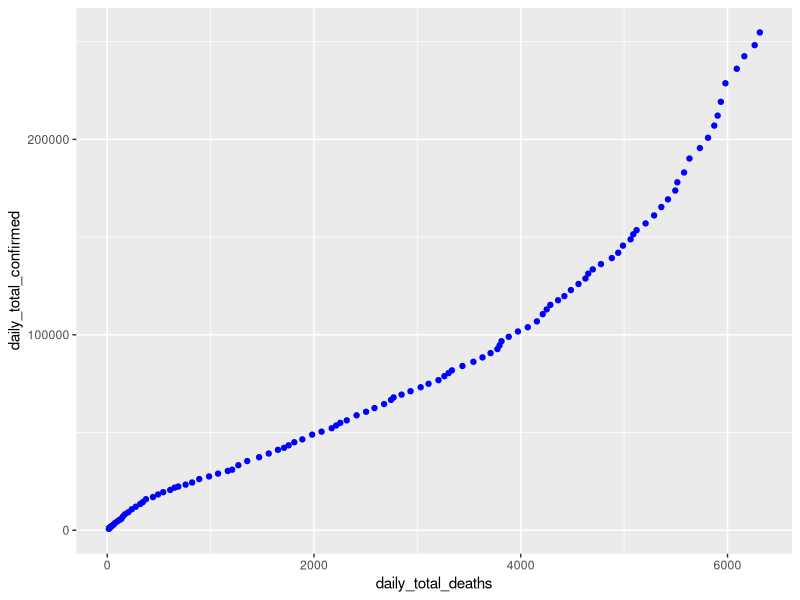
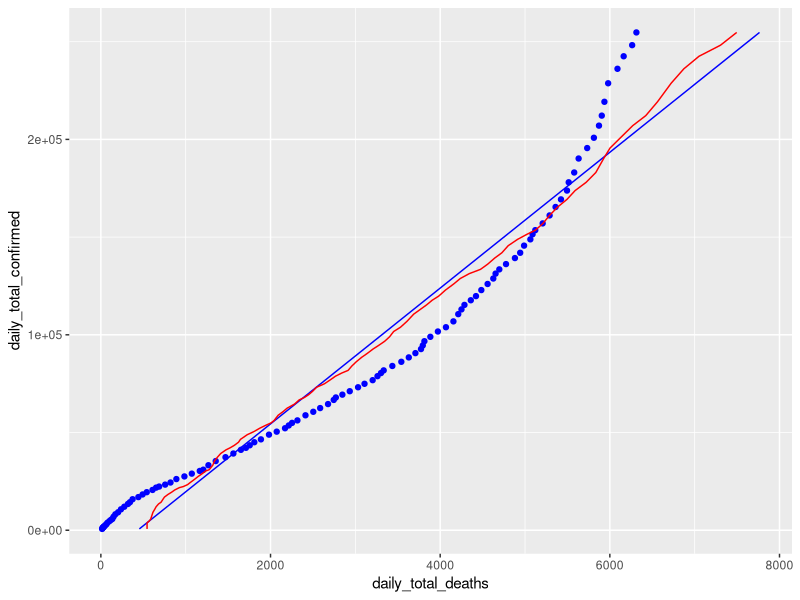
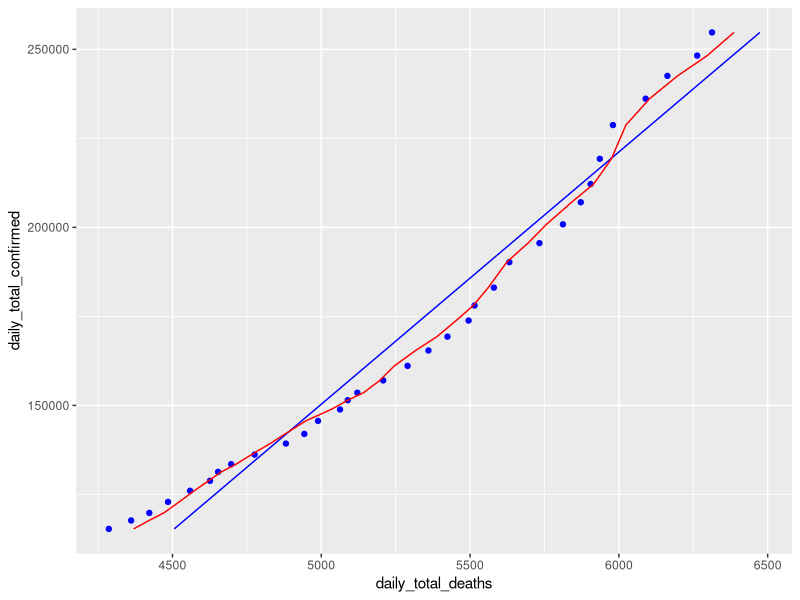
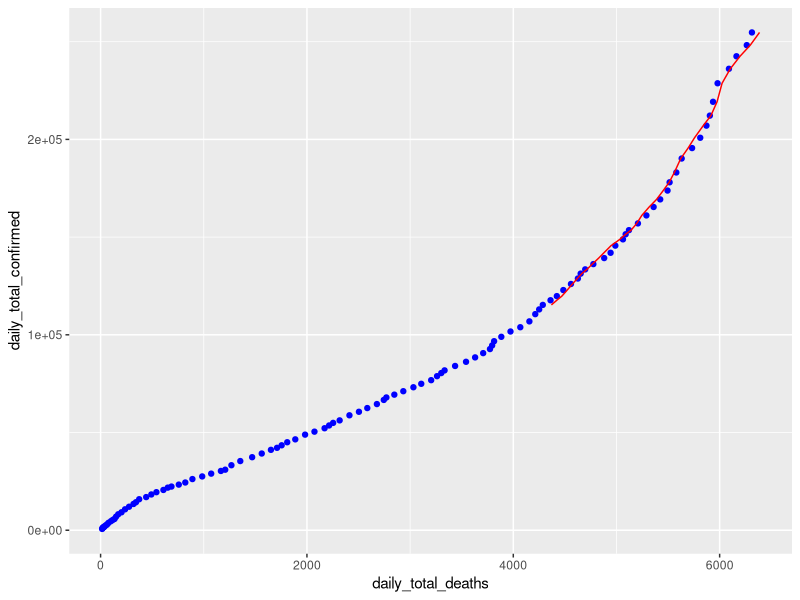

Generate these figures, in order, with R:
library(ggplot2)

build_offset_columns <- function(input_df,target_col,range_vector){
  
  ### Unlist the Target column to get a vector. Otherwise we spin our wheels in a df
  process_col <- unlist(input_df[target_col])
  
  #### Build a series of columns that offset the values of the target_col by the range vector
  for (offset_count in 1:length(range_vector))
  {
    offset_value <- range_vector[offset_count]
    i <- 0
    offset_col <- sapply(process_col,function(x){
      i <<- i + 1
      ### Return nothing for first 21 days
      if (i <= offset_value) { return(0) }
      return(process_col[i-offset_value])
      
    },simplify="array")
    
    thisColName <- paste("offset_",offset_value,sep="")
    
    input_df <- cbind(input_df,offset_col)
    
    colnames(input_df)[length(colnames(input_df))] <- thisColName
    
    
  }### END each vector elements
  
  return(input_df)  
  
}### END build_minus_column


## Set the working directory to the root of your DSC 520 directory
setwd("C:\\Users\\newcomb\\DSCProjects\\DSC\\covid")
#setwd("L:\\stonk\\projects\\DSC\\DSC\\covid")

### Read CSV 

#ca_hospital_df <- read.csv("final_CA_Hospital.csv")
ca_covid_df <- read.csv("final_CA_Confirmed.csv")
#ca_population_df <- read.csv("final_CA_county_population.csv")
#ca_demo_df <- read.csv("Final_CA_Race_Demographic.csv")

### strip first column which duplicates row Index.It's a write.CSV thing
#ca_hospital_df   <- ca_hospital_df[,2:length(ca_hospital_df)]
ca_covid_df      <- ca_covid_df[,2:length(ca_covid_df)]
#ca_population_df <- ca_population_df[,2:length(ca_population_df)]
#ca_demo_df       <- ca_hospital_df[,2:length(ca_demo_df)]

#tail(ca_hospital_df)
#tail(ca_covid_df)
#tail(ca_population_df)
#tail(ca_demo_df)

### Split counties into separate groups counties > 2% and less than
#counties_by_size_index <- order(ca_population_df$population,decreasing = TRUE)
#counties_biggest_index <- counties_by_size_index[1:12] 
#counties_smallest_index <-counties_by_size_index[13:length(counties_by_size_index)] 

### Get Names of Biggest counties by population
#counties_biggest_names <- sapply(counties_biggest_index, function(x){
#  return(ca_population_df$county[x])
#},simplify = "array")
#counties_biggest_names

### Get Names of Smallest counties by population
#counties_smallest_names <- sapply(counties_smallest_index, function(x){
#  return(ca_population_df$county[x])
#},simplify = "array")
#counties_smallest_names

## Fit a linear model between confirmed and deaths
covid_base_lm <-  lm(totalcountdeaths ~ totalcountconfirmed, data=ca_covid_df)

## View the summary of your model using `summary()`
summary(covid_base_lm)
sqrt(.9753)

### Raw plot prediction of confirmed vs deaths
## Creating predictions using `predict()`
#covid_base_predict_df <- data.frame(totalcountdeaths = predict(covid_base_lm, newdata=ca_covid_df), totalcountconfirmed=ca_covid_df$totalcountconfirmed)

############################################################
### build statewide Numbers - daily_covid_df
############################################################

#### Crunch the data frame to daily sums
covid_dates <- unique(ca_covid_df$date)

### build statewide confirmed numbers
daily_total_confirmed <- sapply(covid_dates,function(x){
  ### Build data frame for each date
  this_df <- (ca_covid_df [which(ca_covid_df$date == x),])
  ### Sum confirmed for daily total
  return(sum(this_df$totalcountconfirmed) )
},simplify="array")

daily_total_deaths <- sapply(covid_dates,function(x){
  this_df <- (ca_covid_df [which(ca_covid_df$date == x),])
  ### Sum deaths for daily total
  return(sum(this_df$totalcountdeaths) )
},simplify="array")

#### Assign friendly date column name
date <- covid_dates

#### Build summarized totals by date
daily_covid_df <- data.frame(date,daily_total_confirmed,daily_total_deaths)

#############################################################
### Correlation
#############################################################
ggplot(data = daily_covid_df, aes(y = daily_total_confirmed, x = daily_total_deaths)) + geom_point(color='blue') +
  scale_y_continuous(labels = function(x) format(x, scientific = FALSE))

cor(daily_covid_df$daily_total_confirmed,daily_covid_df$daily_total_deaths)


############################################################
### build confirmed offset columns from 1 to 21
############################################################
daily_covid_df
offset_daily_df <- build_offset_columns(daily_covid_df,"daily_total_confirmed",1:21)

### Correlate Daily Total row
### Looking for column with highest correlation value
### Looks like offset_9 
cor(offset_daily_df[2:length(colnames(offset_daily_df))])[2,]


############################################################
############################################################
############################################################
### Modeling:
### Build Linear Models here
############################################################
############################################################
############################################################

### Base Model comparing confirmed and deaths on the same day. There is a lag between the two
### Predicting: Deaths based on confirmed
state_CD_base_lm <-  lm(daily_total_deaths ~ daily_total_confirmed, data=offset_daily_df)


### Created Prediction data frame using the base model
### Build prediction based on Model
### State Confirmed/Deaths - state_CD_base_predict_df
state_CD_base_predict_df <- data.frame(
  daily_total_deaths = predict(state_CD_base_lm, 
                               newdata=offset_daily_df), 
  daily_total_confirmed=offset_daily_df$daily_total_confirmed)

### Analyze Base mode
## View the summary of your model using `summary()`
summary(state_CD_base_lm)
sqrt(.9467) ## R=.9729851

#### Get residuals from prediction
base_residual <- offset_daily_df$daily_total_deaths - state_CD_base_predict_df$daily_total_deaths
### Base Error
base_residual <- sum(base_residual^2)

### Build Model off of offset_9. This offset had the highest correlation value between confirmed and deaths.
state_CD_offset_9_lm <-  lm(daily_total_deaths ~ offset_9, data=offset_daily_df)

### Created Prediction data frame using offset_15
### Build prediction based on Model
state_CD_offset_9_predict_df <- data.frame(
  daily_total_deaths = predict(state_CD_offset_9_lm, 
                               newdata=offset_daily_df), 
  daily_total_confirmed=offset_daily_df$daily_total_confirmed)

### Analyze Offset_9
## View the summary of your model using `summary()`
summary(state_CD_offset_9_lm)
sqrt(.9619) ## R=0.980765

#### Get residuals from prediction - Subtract Death data from death prediction
offset_9_residual <- offset_daily_df$daily_total_deaths - state_CD_offset_9_predict_df$daily_total_deaths
### Base Error
offset_9_residual <- sum(offset_9_residual^2)

offset_9_residual


### Build Model off of offset_15. The given time from infection to death is 21 days. 5 days from infection to symptom.
### Assume quick testing, and 3 days turn around. Which is pretty optimistic but a good starting place
state_CD_offset_15_lm <-  lm(daily_total_deaths ~ offset_15, data=offset_daily_df)

### Created Prediction data frame using offset_15
### Build prediction based on Model
state_CD_offset_15_predict_df <- data.frame(
  daily_total_deaths = predict(state_CD_offset_15_lm, 
                               newdata=offset_daily_df), 
  daily_total_confirmed=offset_daily_df$daily_total_confirmed)


### Analyze Offset_15
## View the summary of your model using `summary()`
summary(state_CD_offset_15_lm)
sqrt(.9564) ## R=0.9779571

#### Get residuals from prediction - Subtract Death data from death prediction
offset_15_residual <- offset_daily_df$daily_total_deaths - state_CD_offset_15_predict_df$daily_total_deaths
### Base Error
offset_15_residual <- sum(offset_15_residual^2)

### TRUE! Less Error than base Model, but visually....not quite aligning
offset_15_residual < base_residual


############################################################
############################################################
############################################################
### plotting:
############################################################
############################################################
############################################################

######################################################################################
#### Verify work with Plot
######################################################################################
## Blue Base plot: Confirmed by deaths over time -
## Red Offset_9
## Black Offset_16
ggplot(data = offset_daily_df, aes(y = daily_total_confirmed, x = daily_total_deaths)) +
  geom_point(color='blue') +
  geom_line(color='blue',data = state_CD_base_predict_df, aes(y=daily_total_confirmed, x=daily_total_deaths)) +
  geom_line(color='red',data = state_CD_offset_9_predict_df, aes(y=daily_total_confirmed, x=daily_total_deaths)) 
  #geom_line(color='black',data = state_CD_offset_15_predict_df, aes(y=daily_total_confirmed, x=daily_total_deaths)) 


######################################################################################
#### Analysis: The model holds pretty well until 4500 deaths. Let's examine that.
#### The Death to confirmed ration shifts significant starting in June.
#### Let's model based on post June Data
######################################################################################

############################################################
############################################################
############################################################
### Modeling: Post June
############################################################
############################################################
############################################################

june_offset_df <- offset_daily_df[76:nrow(offset_daily_df),]

### Base Model comparing confirmed and deaths for Post June data
### Predicting: Deaths based on confirmed
june_CD_base_lm <-  lm(daily_total_deaths ~ daily_total_confirmed, data=june_offset_df)


############################################################################
### Created Prediction data frame using the base model
### Build prediction based on Model
### State Confirmed/Deaths - state_CD_base_predict_df
############################################################################
june_CD_base_predict_df <- data.frame( date=june_offset_df$date,
  daily_total_deaths = predict(june_CD_base_lm, 
                               newdata=june_offset_df), 
  daily_total_confirmed=june_offset_df$daily_total_confirmed)

### Analyze Base mode
## View the summary of your model using `summary()`
summary(june_CD_base_lm)
sqrt(.9623) ## R=.9809689

#### Get residuals from prediction
june_base_residual <- june_offset_df$daily_total_deaths - june_CD_base_predict_df$daily_total_deaths
### Base Error
june_base_residual <- sum(june_base_residual^2)

### Look at offset Correlations for post June
### Offset 13 Has the highest correlation for post June
cor(june_offset_df[2:length(colnames(june_offset_df))])[2,]

############################################################################
### Build Offset 9 Model and Data Set
### Base Model comparing confirmed and deaths for Post June data
### Predicting: Deaths based on confirmed
############################################################################
june_CD_offset_9_lm <-  lm(daily_total_deaths ~ offset_9, data=june_offset_df)

summary(june_CD_offset_9_lm)
sqrt(.9899) ## R=.9949372

june_CD_offset_9_predict_df <- data.frame( date=june_offset_df$date,
  daily_total_deaths = predict(june_CD_offset_9_lm, 
                               newdata=june_offset_df), 
  daily_total_confirmed=june_offset_df$daily_total_confirmed)

#### Get residuals from prediction
june_offset_9_residual <- june_offset_df$daily_total_deaths - june_CD_offset_9_predict_df$daily_total_deaths
### Base Error
june_offset_9_residual <- sum(june_offset_9_residual^2)

############################################################################
### Build Offset 13 Model and Data Set
### Base Model comparing confirmed and deaths for Post June data
### Predicting: Deaths based on confirmed
############################################################################
june_CD_offset_13_lm <-  lm(daily_total_deaths ~ offset_13, data=june_offset_df)

summary(june_CD_offset_13_lm)
sqrt(.9957) ## R=.9978477

june_CD_offset_13_predict_df <- data.frame(date=june_offset_df$date,
  daily_total_deaths = predict(june_CD_offset_13_lm, 
                               newdata=june_offset_df), 
  daily_total_confirmed=june_offset_df$daily_total_confirmed)

#### Get residuals from prediction
june_offset_13_residual <- june_offset_df$daily_total_deaths - june_CD_offset_13_predict_df$daily_total_deaths
### Base Error
june_offset_13_residual <- sum(june_offset_13_residual^2)

############################################################################
### Build Offset 14 Model to test our assumptions that there is more error
############################################################################
june_CD_offset_14_lm <-  lm(daily_total_deaths ~ offset_14, data=june_offset_df)

summary(june_CD_offset_14_lm)
sqrt(.9957) ## R=.9978477

june_CD_offset_14_predict_df <- data.frame(date=june_offset_df$date,
  daily_total_deaths = predict(june_CD_offset_14_lm, 
                               newdata=june_offset_df), 
  daily_total_confirmed=june_offset_df$daily_total_confirmed)

#### Get residuals from prediction
june_offset_14_residual <- june_offset_df$daily_total_deaths - june_CD_offset_14_predict_df$daily_total_deaths
### Base Error
june_offset_14_residual <- sum(june_offset_14_residual^2)


june_base_residual 
june_offset_9_residual
june_offset_13_residual
june_offset_14_residual

############################################################
############################################################
############################################################
### plotting: Post June
############################################################


######################################################################################
#### Verify work with Plot############################################################
############################################################
######################################################################################
## Blue Base plot: Confirmed by deaths over time -
## Red Offset_9
## Black Offset_16
ggplot(data = june_offset_df, aes(y = daily_total_confirmed, x = daily_total_deaths)) + geom_point(color='blue') +
  geom_line(color='blue'  ,data = june_CD_base_predict_df,      aes(y=daily_total_confirmed, x=daily_total_deaths)) +
  geom_line(color='red'   ,data = june_CD_offset_14_predict_df, aes(y=daily_total_confirmed, x=daily_total_deaths)) 


ggplot(data = offset_daily_df, aes(y = daily_total_confirmed, x = daily_total_deaths)) + geom_point(color='blue') +
  geom_line(color='red'   ,data = june_CD_offset_14_predict_df, aes(y=daily_total_confirmed, x=daily_total_deaths)) 
